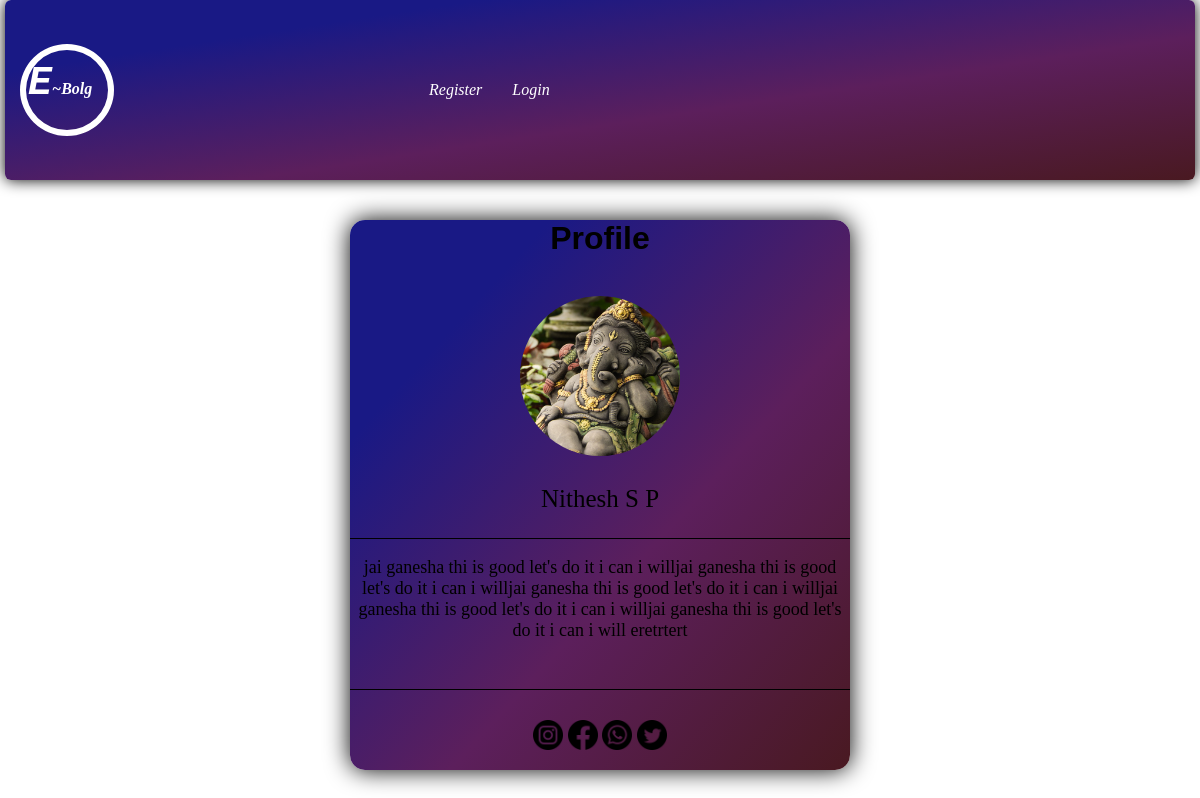
Screenshot of /members/user_profile/1/ with the database file from the repository.
### myeblog/models.py (models this page shows, shortened)
class Profile(models.Model):
    user = models.OneToOneField(User,null=True,on_delete=models.CASCADE)
    bio = models.TextField()
    profile_pic = models.ImageField(blank=True, null=True, upload_to='images/profile/')
    website_url = models.CharField(max_length=200,null=True,blank=True,default=None)
    whatsapp_url = models.CharField(max_length=200,null=True,blank=True,default=None)
    facebook_url = models.CharField(max_length=200,null=True,blank=True,default=None)
    insta_url = models.CharField(max_length=200,null=True,blank=True,default=None)
    twitter_url = models.CharField(max_length=200,null=True,blank=True,default=None)

### members/views.py (the view)
# urls.py: path('user_profile/<int:pk>/',views.ShowProfilePageView.as_view(),name='show_profile'),
class ShowProfilePageView(DetailView):
    model = Profile
    template_name  = 'registration/user_profile.html'
    def get_context_data(self,*args,**kwargs):
        users = Profile.objects.all()
        context = super(ShowProfilePageView,self).get_context_data(*args,**kwargs)
        page_user = get_object_or_404(Profile,id=self.kwargs['pk'])
        context["page_user"] = page_user
        return context

### members/templates/registration/user_profile.html (shortened to what this page needs)
<!DOCTYPE html>
<html lang="en">
<head>
</head>
<body>
    {% extends 'base.html' %}
    {% load static %}
    {% block content %}
   <div class="profile-holder">
    <h1>Profile</h1>
    <div class="profile-holder-content">
      {% if page_user.profile_pic  %}
      <br> <img  src="{{ page_user.profile_pic.url }}"  width="160px" height="160px" alt="" style="border-radius: 50%;">
      {% else %}
      <br>  <img src="{% static 'myeblog/images/default_person.jpg' %}"  width="160px" height="160px" alt="" style="border-radius: 50%;">
      {% endif %}
    </div>
      <div class="profile-holder-name"><p>{{ page_user.user.first_name }}
      {{ page_user.user.last_name }}</p></div>
      <div class="profile-holder-bio"><p>{{ page_user.user.profile.bio }}</p></div>
      <div class="profile-holder-linkes">
      <a href="{{ page_user.insta_url }}"><img src="{% static 'myeblog/images/instagram.png' %}" alt="" width="30px" height="30px"></a>
      <a href="{{ page_user.facebook_url }}"><img src="{% static 'myeblog/images/facebook.png' %}" alt="" width="30px" height="30px"></a>
      <a href="{{ page_user.whatsapp_url }}"><img src="{% static 'myeblog/images/whatsapp.png' %}" alt="" width="30px" height="30px"></a>
      <a href="{{ page_user.twitter_url }}"><img src="{% static 'myeblog/images/twitter.png' %}" alt="" width="30px" height="30px"></a>
    </div>
  </div>
    <br>
    <br>
    <br>
     {% endblock content %}

### static/myeblog/css/design.css (style rules this page uses)
body { padding: 0; margin: 0; }
a { text-decoration: none; }
.profile-holder { height: 550px; width: 500px; background:linear-gradient(to right bottom ,rgb(25, 25, 133)20%,rgb(92, 31, 92),rgb(73, 25, 33)); ; border-radius: 15px; box-shadow: 0 0 25px; margin-top: 40px; margin-left: auto; margin-right: auto; text-align: center; font-family: Geneva, Tahoma, sans-serif; }
.profile-holder-name { font-size: 25px; font-family:cursive; }
.profile-holder-bio { height: 150px; width: 500px; font-size: 18px; font-family:cursive; border-top: 1px solid black; border-bottom: 1px solid black; overflow: hidden; }
.profile-holder-linkes { position: relative; bottom: -30px; }

### rows the page displays
Profile: profile_pic (picture), user.first_name "Nithesh", user.last_name "S P", user.profile.bio "jai ganesha thi is good let's do it i can i willjai ganesha thi is good let's do it i can i willjai ganesha thi is good let's do it i can i willjai ganesha thi is good let's do it i can i willjai ganesha thi is good let's do it i can i will eretrtert"
